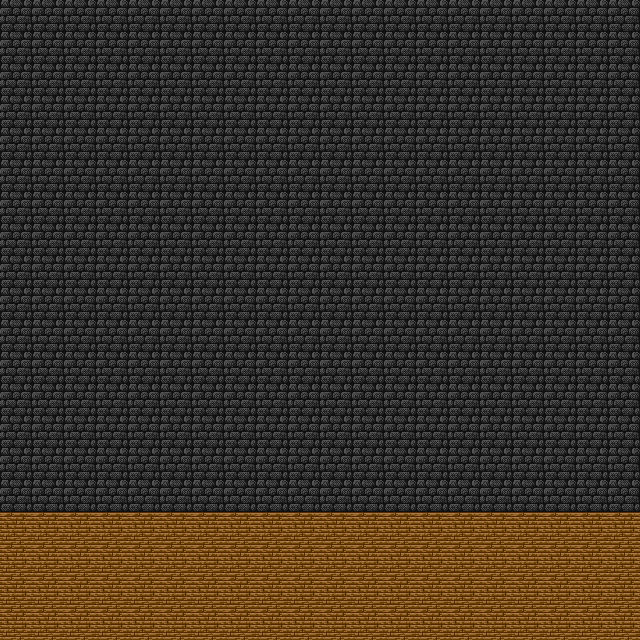

Below is a game level as drawn by its tile map, then a one-line description and the .tmx file that defines it, in full:
An orthogonal 20x20 tile map with 32x32 px tiles, 1 tile layer (bossTalking).

<map version="1.2" tiledversion="1.3.3" orientation="orthogonal" renderorder="right-down" width="20" height="20" tilewidth="32" tileheight="32" infinite="0" nextlayerid="2" nextobjectid="1">
 <tileset firstgid="1" name="tile-map" tilewidth="32" tileheight="32" tilecount="483" columns="23">
  <image source="tile-map.png" width="736" height="672" />
 </tileset>
 <layer id="1" name="bossTalking" width="20" height="20">
  <data encoding="csv">
43,43,43,43,43,43,43,43,43,43,43,43,43,43,43,43,43,43,43,43,
43,43,43,43,43,43,43,43,43,43,43,43,43,43,43,43,43,43,43,43,
43,43,43,43,43,43,43,43,43,43,43,43,43,43,43,43,43,43,43,43,
43,43,43,43,43,43,43,43,43,43,43,43,43,43,43,43,43,43,43,43,
43,43,43,43,43,43,43,43,43,43,43,43,43,43,43,43,43,43,43,43,
43,43,43,43,43,43,43,43,43,43,43,43,43,43,43,43,43,43,43,43,
43,43,43,43,43,43,43,43,43,43,43,43,43,43,43,43,43,43,43,43,
43,43,43,43,43,43,43,43,43,43,43,43,43,43,43,43,43,43,43,43,
43,43,43,43,43,43,43,43,43,43,43,43,43,43,43,43,43,43,43,43,
43,43,43,43,43,43,43,43,43,43,43,43,43,43,43,43,43,43,43,43,
43,43,43,43,43,43,43,43,43,43,43,43,43,43,43,43,43,43,43,43,
43,43,43,43,43,43,43,43,43,43,43,43,43,43,43,43,43,43,43,43,
43,43,43,43,43,43,43,43,43,43,43,43,43,43,43,43,43,43,43,43,
43,43,43,43,43,43,43,43,43,43,43,43,43,43,43,43,43,43,43,43,
43,43,43,43,43,43,43,43,43,43,43,43,43,43,43,43,43,43,43,43,
43,43,43,43,43,43,43,43,43,43,43,43,43,43,43,43,43,43,43,43,
65,65,65,65,65,65,65,65,65,65,65,65,65,65,65,65,65,65,65,65,
65,65,65,65,65,65,65,65,65,65,65,65,65,65,65,65,65,65,65,65,
65,65,65,65,65,65,65,65,65,65,65,65,65,65,65,65,65,65,65,65,
65,65,65,65,65,65,65,65,65,65,65,65,65,65,65,65,65,65,65,65
</data>
 </layer>
</map>